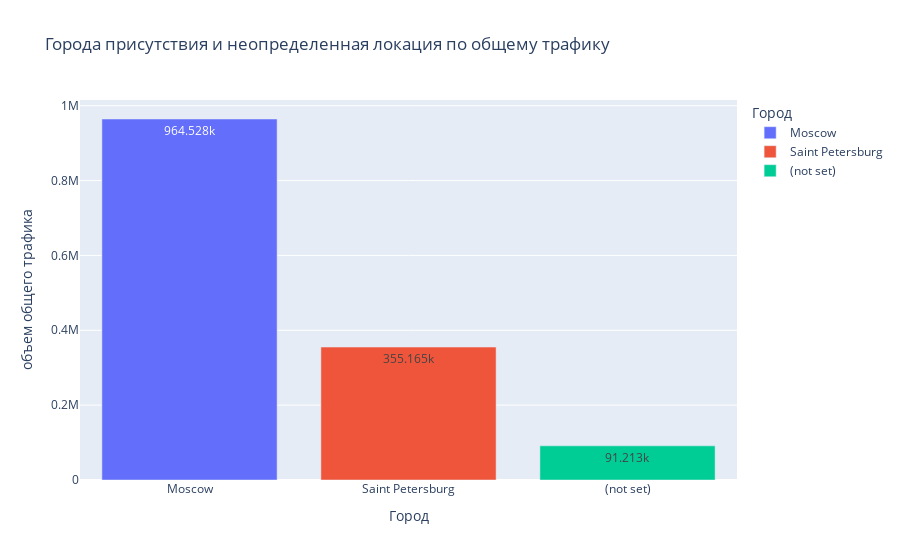

The notebook cell this image was saved under:
### Code cell
# Города присутствия и неопределенная локация по общему трафику
fig = px.bar(top_total_city_90, x="geo_city", y="target", color="geo_city",
             orientation="v", hover_name="geo_city",
             hover_data=['geo_city', 'target'],
             labels={'geo_city': 'Город', 'target': 'объем общего трафика'},
             title="Города присутствия и неопределенная локация по общему трафику",
             text_auto=True
             )
 
fig.show()

### Figure 1 — Plotly figure (JSON) as saved in the notebook; plotly's stock layout.template omitted (floating-point values rounded to 4 significant figures)
{"data": [{"alignmentgroup": "True", "hovertemplate": "<b>%{hovertext}</b><br><br>Город=%{x}<br>объем общего трафика=%{y}<extra></extra>", "hovertext": ["Moscow"], "legendgroup": "Moscow", "marker": {"color": "#636efa", "pattern": {"shape": ""}}, "name": "Moscow", "offsetgroup": "Moscow", "orientation": "v", "showlegend": true, "textposition": "auto", "texttemplate": "%{y}", "type": "bar", "x": ["Moscow"], "xaxis": "x", "y": [964528], "yaxis": "y"}, {"alignmentgroup": "True", "hovertemplate": "<b>%{hovertext}</b><br><br>Город=%{x}<br>объем общего трафика=%{y}<extra></extra>", "hovertext": ["Saint Petersburg"], "legendgroup": "Saint Petersburg", "marker": {"color": "#EF553B", "pattern": {"shape": ""}}, "name": "Saint Petersburg", "offsetgroup": "Saint Petersburg", "orientation": "v", "showlegend": true, "textposition": "auto", "texttemplate": "%{y}", "type": "bar", "x": ["Saint Petersburg"], "xaxis": "x", "y": [355165], "yaxis": "y"}, {"alignmentgroup": "True", "hovertemplate": "<b>%{hovertext}</b><br><br>Город=%{x}<br>объем общего трафика=%{y}<extra></extra>", "hovertext": ["(not set)"], "legendgroup": "(not set)", "marker": {"color": "#00cc96", "pattern": {"shape": ""}}, "name": "(not set)", "offsetgroup": "(not set)", "orientation": "v", "showlegend": true, "textposition": "auto", "texttemplate": "%{y}", "type": "bar", "x": ["(not set)"], "xaxis": "x", "y": [91213], "yaxis": "y"}], "layout": {"barmode": "relative", "legend": {"title": {"text": "Город"}, "tracegroupgap": 0}, "title": {"text": "Города присутствия и неопределенная локация по общему трафику"}, "xaxis": {"anchor": "y", "categoryarray": ["Moscow", "Saint Petersburg", "(not set)"], "categoryorder": "array", "domain": [0, 1], "title": {"text": "Город"}}, "yaxis": {"anchor": "x", "domain": [0, 1], "title": {"text": "объем общего трафика"}}}}
